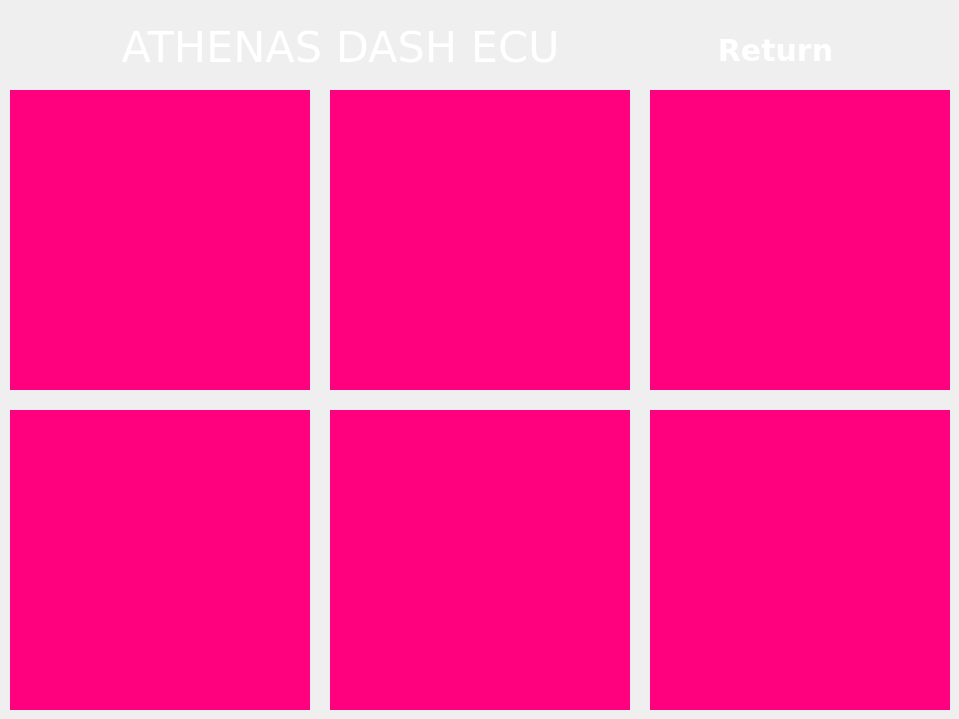
    <widget class="QWidget" name="page_3_dash">
     <widget class="QPushButton" name="bntReturn_3">
      <property name="geometry">
       <rect>
        <x>660</x>
        <y>20</y>
        <width>231</width>
        <height>61</height>
       </rect>
      </property>
      <property name="font">
       <font>
        <family>Verdana</family>
        <pointsize>-1</pointsize>
        <bold>true</bold>
        <underline>false</underline>
        <strikeout>false</strikeout>
       </font>
      </property>
      <property name="autoFillBackground">
       <bool>false</bool>
      </property>
      <property name="styleSheet">
       <string notr="true">        QPushButton {
            background: qlineargradient(x1: 0, y1: 0, x2: 0, y2: 1,
                                        stop: 0.05 #630303, stop: 1 #4cc7c9);
            border-radius: 8px;
            color: #ffffff;
            font-family: Verdana;
            font-size: 30px;
            font-weight: bold;
            padding: 13px 32px;
            text-decoration: none;
        }
        QPushButton:hover {
            background: qlineargradient(x1: 0, y1: 0, x2: 0, y2: 1,
                                        stop: 0.05 #4cc7c9, stop: 1 #630303);
        }
        QPushButton:pressed {
            position:relative;
            top:1px;
        }</string>
      </property>
      <property name="text">
       <string>Return</string>
      </property>
     </widget>
     <widget class="QLabel" name="label_28">
      <property name="geometry">
       <rect>
        <x>70</x>
        <y>20</y>
        <width>541</width>
        <height>54</height>
       </rect>
      </property>
      <property name="font">
       <font>
        <family>Verdana</family>
        <pointsize>32</pointsize>
        <bold>false</bold>
       </font>
      </property>
      <property name="layoutDirection">
       <enum>Qt::LeftToRight</enum>
      </property>
      <property name="styleSheet">
       <string notr="true">color: rgb(255, 255, 255);</string>
      </property>
      <property name="text">
       <string>ATHENAS DASH ECU</string>
      </property>
      <property name="alignment">
       <set>Qt::AlignCenter</set>
      </property>
     </widget>
     <widget class="AnalogGaugeWidget" name="widgetSpeed" native="true">
      <property name="geometry">
       <rect>
        <x>10</x>
        <y>90</y>
        <width>300</width>
        <height>300</height>
       </rect>
      </property>
      <property name="sizePolicy">
       <sizepolicy hsizetype="Expanding" vsizetype="Expanding">
        <horstretch>1</horstretch>
        <verstretch>1</verstretch>
       </sizepolicy>
      </property>
      <property name="minimumSize">
       <size>
        <width>300</width>
        <height>300</height>
       </size>
      </property>
      <property name="maximumSize">
       <size>
        <width>600</width>
        <height>600</height>
       </size>
      </property>
      <property name="baseSize">
       <size>
        <width>300</width>
        <height>300</height>
       </size>
      </property>
      <property name="styleSheet">
       <string notr="true">background-color: rgb(255, 0, 127);</string>
      </property>
      <layout class="QHBoxLayout" name="horizontalLayout"/>
     </widget>
     <widget class="AnalogGaugeWidget" name="widgetRPM" native="true">
      <property name="geometry">
       <rect>
        <x>330</x>
        <y>90</y>
        <width>300</width>
        <height>300</height>
       </rect>
      </property>
      <property name="sizePolicy">
       <sizepolicy hsizetype="Expanding" vsizetype="Expanding">
        <horstretch>1</horstretch>
        <verstretch>1</verstretch>
       </sizepolicy>
      </property>
      <property name="minimumSize">
       <size>
        <width>300</width>
        <height>300</height>
       </size>
      </property>
      <property name="maximumSize">
       <size>
        <width>600</width>
        <height>600</height>
       </size>
      </property>
      <property name="baseSize">
       <size>
        <width>300</width>
        <height>300</height>
       </size>
      </property>
      <property name="styleSheet">
       <string notr="true">background-color: rgb(255, 0, 127);</string>
      </property>
      <layout class="QHBoxLayout" name="horizontalLayout_2"/>
     </widget>
     <widget class="AnalogGaugeWidget" name="widgetCoolantTemp" native="true">
      <property name="geometry">
       <rect>
        <x>650</x>
        <y>90</y>
        <width>300</width>
        <height>300</height>
       </rect>
      </property>
      <property name="sizePolicy">
       <sizepolicy hsizetype="Expanding" vsizetype="Expanding">
        <horstretch>1</horstretch>
        <verstretch>1</verstretch>
       </sizepolicy>
      </property>
      <property name="minimumSize">
       <size>
        <width>300</width>
        <height>300</height>
       </size>
      </property>
      <property name="maximumSize">
       <size>
        <width>600</width>
        <height>600</height>
       </size>
      </property>
      <property name="baseSize">
       <size>
        <width>300</width>
        <height>300</height>
       </size>
      </property>
      <property name="styleSheet">
       <string notr="true">background-color: rgb(255, 0, 127);</string>
      </property>
      <layout class="QHBoxLayout" name="horizontalLayout_3"/>
     </widget>
     <widget class="AnalogGaugeWidget" name="widgetFuel" native="true">
      <property name="geometry">
       <rect>
        <x>10</x>
        <y>410</y>
        <width>300</width>
        <height>300</height>
       </rect>
      </property>
      <property name="sizePolicy">
       <sizepolicy hsizetype="Expanding" vsizetype="Expanding">
        <horstretch>1</horstretch>
        <verstretch>1</verstretch>
       </sizepolicy>
      </property>
      <property name="minimumSize">
       <size>
        <width>300</width>
        <height>300</height>
       </size>
      </property>
      <property name="maximumSize">
       <size>
        <width>600</width>
        <height>600</height>
       </size>
      </property>
      <property name="baseSize">
       <size>
        <width>300</width>
        <height>300</height>
       </size>
      </property>
      <property name="styleSheet">
       <string notr="true">background-color: rgb(255, 0, 127);</string>
      </property>
      <layout class="QHBoxLayout" name="horizontalLayout_4"/>
     </widget>
     <widget class="AnalogGaugeWidget" name="widgetOilPressure" native="true">
      <property name="geometry">
       <rect>
        <x>330</x>
        <y>410</y>
        <width>300</width>
        <height>300</height>
       </rect>
      </property>
      <property name="sizePolicy">
       <sizepolicy hsizetype="Expanding" vsizetype="Expanding">
        <horstretch>1</horstretch>
        <verstretch>1</verstretch>
       </sizepolicy>
      </property>
      <property name="minimumSize">
       <size>
        <width>300</width>
        <height>300</height>
       </size>
      </property>
      <property name="maximumSize">
       <size>
        <width>600</width>
        <height>600</height>
       </size>
      </property>
      <property name="baseSize">
       <size>
        <width>300</width>
        <height>300</height>
       </size>
      </property>
      <property name="styleSheet">
       <string notr="true">background-color: rgb(255, 0, 127);</string>
      </property>
      <layout class="QHBoxLayout" name="horizontalLayout_5"/>
     </widget>
     <widget class="AnalogGaugeWidget" name="widgetBattery" native="true">
      <property name="geometry">
       <rect>
        <x>650</x>
        <y>410</y>
        <width>300</width>
        <height>300</height>
       </rect>
      </property>
      <property name="sizePolicy">
       <sizepolicy hsizetype="Expanding" vsizetype="Expanding">
        <horstretch>1</horstretch>
        <verstretch>1</verstretch>
       </sizepolicy>
      </property>
      <property name="minimumSize">
       <size>
        <width>300</width>
        <height>300</height>
       </size>
      </property>
      <property name="maximumSize">
       <size>
        <width>600</width>
        <height>600</height>
       </size>
      </property>
      <property name="baseSize">
       <size>
        <width>300</width>
        <height>300</height>
       </size>
      </property>
      <property name="styleSheet">
       <string notr="true">background-color: rgb(255, 0, 127);</string>
      </property>
      <layout class="QHBoxLayout" name="horizontalLayout_6"/>
     </widget>
    </widget>
